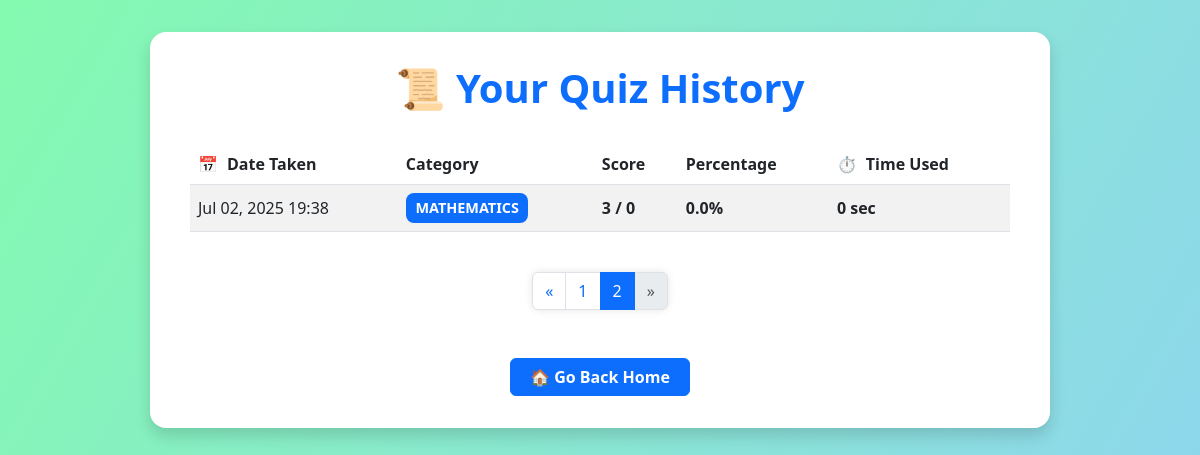
The page /quiz/history/?page=2 (signed in) on the database its author committed.
### core/models.py (models this page shows, shortened)
class QuizResult(models.Model):
    user = models.ForeignKey(User, on_delete=models.CASCADE)
    category = models.ForeignKey(QuizCategory, on_delete=models.CASCADE)
    score = models.IntegerField()
    total = models.IntegerField()
    percentage = models.FloatField()
    total_questions = models.IntegerField()
    correct_answers = models.IntegerField(default=0)
    taken_at = models.DateTimeField(auto_now_add=True)
    time_used_seconds = models.IntegerField(default=0)
    date_taken = models.DateTimeField(auto_now_add=True)

class QuizCategory(models.Model):
    name = models.CharField(max_length=100)

### core/views.py (the view)
# urls.py: path('quiz/history/', views.quiz_history, name='quiz_history'),
def quiz_history(request):
    raw_history = QuizResult.objects.filter(user=request.user).order_by('-date_taken')
    paginator = Paginator(raw_history, 10)  # 10 attempts per page
    page_number = request.GET.get('page')
    history_page = paginator.get_page(page_number)
    formatted_history = []
    for attempt in history_page:
        percentage = (attempt.score / attempt.total_questions) * 100 if attempt.total_questions else 0
        total_seconds = attempt.time_used_seconds or 0
        minutes = total_seconds // 60
        seconds = total_seconds % 60
        formatted_history.append({
            'date_taken': attempt.date_taken,
            'category__name': attempt.category.name,
            'score': attempt.score,
            'total_questions': attempt.total_questions,
            'percentage': percentage,
            'minutes': minutes,
            'seconds': seconds,
        })
    history_page.object_list = formatted_history
    return render(request, 'quiz/history.html', {'history': history_page})

### core/context_processors.py (called while the page is built)
def daily_fact(request):
    today = date.today()
    fact = DailyFact.objects.filter(date=today).first()
    return {'daily_fact': fact}

### core/templates/quiz/history.html (shortened to what this page needs)
{% load humanize %}
<!DOCTYPE html>
<html lang="en">
<head>
    <link href="https://cdn.jsdelivr.net/npm/bootstrap@5.3.0/dist/css/bootstrap.min.css" rel="stylesheet" />
</head>
<body>
    <div class="history-container shadow">
        <h1>📜 Your Quiz History</h1>
        <div class="table-responsive">
            <table class="table table-striped align-middle">
                <thead>
                    <tr>
                        <th><span class="icon">📅</span> Date Taken</th>
                        <th>Category</th>
                        <th>Score</th>
                        <th>Percentage</th>
                        <th><span class="icon">⏱️</span> Time Used</th>
                    </tr>
                </thead>
                <tbody>
                    {% for attempt in history %}
                    <tr>
                        <td>{{ attempt.date_taken|date:"M d, Y H:i" }}</td>
                        <td><span class="category-badge">{{ attempt.category__name }}</span></td>
                        <td class="score">{{ attempt.score }} / {{ attempt.total_questions }}</td>
                        <td class="percentage">{{ attempt.percentage|floatformat:1 }}%</td>
                        <td class="time-used">
                            {% if attempt.minutes > 0 %}
                                {{ attempt.minutes }} min {{ attempt.seconds }} sec
                            {% else %}
                                {{ attempt.seconds }} sec
                            {% endif %}
                        </td>
                    </tr>
                    {% empty %}
                    <tr>
                        <td colspan="5" class="empty-msg">
                            You haven't taken any quizzes yet. Start learning and take a quiz now! 🚀
                        </td>
                    </tr>
                    {% endfor %}
                </tbody>
            </table>
        </div>
        {% if history.has_other_pages %}
        <nav class="pagination-nav" aria-label="Page navigation">
            <ul class="pagination">
                {% if history.has_previous %}
                <li class="page-item">
                    <a class="page-link" href="?page={{ history.previous_page_number }}" aria-label="Previous">
                        &laquo;
                    </a>
                </li>
                {% else %}
                <li class="page-item disabled">
                    <span class="page-link">&laquo;</span>
                </li>
                {% endif %}
                {% for num in history.paginator.page_range %}
                    {% if history.number == num %}
                        <li class="page-item active" aria-current="page"><span class="page-link">{{ num }}</span></li>
                    {% elif num > history.number|add:'-3' and num < history.number|add:'3' %}
                        <li class="page-item"><a class="page-link" href="?page={{ num }}">{{ num }}</a></li>
                    {% endif %}
                {% endfor %}
                {% if history.has_next %}
                <li class="page-item">
                    <a class="page-link" href="?page={{ history.next_page_number }}" aria-label="Next">
                        &raquo;
                    </a>
                </li>
                {% else %}
                <li class="page-item disabled">
                    <span class="page-link">&raquo;</span>
                </li>
                {% endif %}
            </ul>
        </nav>
        {% endif %}
        <a href="{% url 'home' %}" class="btn btn-primary btn-home">🏠 Go Back Home</a>
    </div>
</body>
</html>

### core/templates/quiz/history.html (style rules this page uses)
body { background: linear-gradient(120deg, #84fab0 0%, #8fd3f4 100%); min-height: 100vh; font-family: 'Segoe UI', Tahoma, Geneva, Verdana, sans-serif; padding: 2rem 1rem; }
.history-container { max-width: 900px; margin: 0 auto; background: white; padding: 2rem 2.5rem; border-radius: 1rem; box-shadow: 0 8px 20px rgba(0,0,0,0.15); }
h1 { font-weight: 700; color: #0d6efd; text-align: center; margin-bottom: 2rem; }
table thead { background-color: #0d6efd; color: white; font-weight: 600; }
.category-badge { background-color: #0d6efd; color: white; padding: 0.25rem 0.6rem; border-radius: 0.5rem; font-size: 0.9rem; font-weight: 600; display: inline-block; }
.time-used { font-weight: 600; color: #495057; white-space: nowrap; }
.percentage { font-weight: 700; color: #198754; }
.score { font-weight: 600; }
.icon { margin-right: 0.3rem; color: #0d6efd; }
.btn-home { display: block; max-width: 180px; margin: 2rem auto 0; font-weight: 600; }
nav.pagination-nav { display: flex; justify-content: center; margin: 1.5rem 0 0 0; }
.pagination { border-radius: 0.5rem; box-shadow: 0 0 8px rgb(0 0 0 / 0.1); }

### rows shown on the page
QuizResult: date_taken "Jul 02, 2025 19:38", category__name "MATHEMATICS", score "3", total_questions "0", percentage "0.0", seconds "0"

### other values the page prints
{{ num }} "1"
{{ num }} "2"
